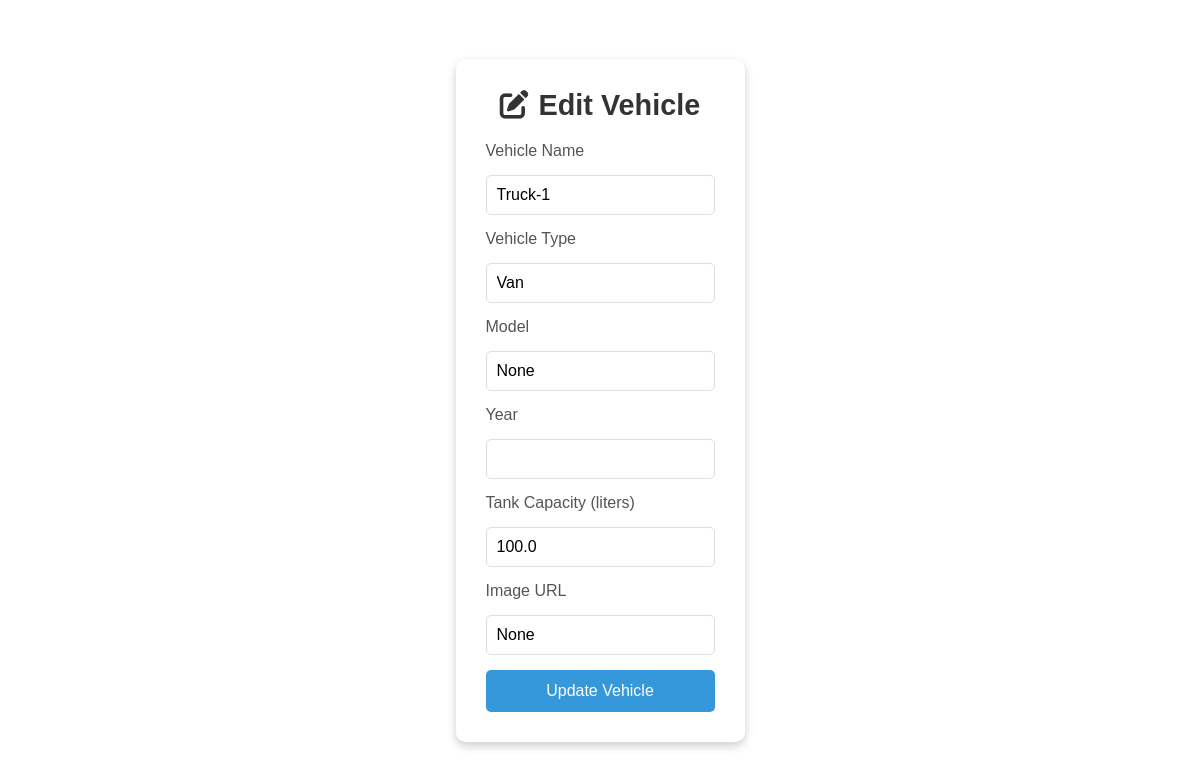
The page /edit-vehicle/1 (signed in) on the database its author committed.
### app.py (models this page shows)
class Vehicle(db.Model):
    id = db.Column(db.Integer, primary_key=True)
    name = db.Column(db.String(80), nullable=False)
    vehicle_type = db.Column(db.String(50), nullable=False, default='Truck')  # New field
    model = db.Column(db.String(100))  # New field
    year = db.Column(db.Integer)  # New field
    current_location = db.Column(db.String(200))
    latitude = db.Column(db.Float)
    longitude = db.Column(db.Float)
    fuel_level = db.Column(db.Float, default=100.0)
    status = db.Column(db.String(50), default='active')
    last_maintenance = db.Column(db.DateTime)
    tank_capacity = db.Column(db.Float, default=100.0)
    maintenance_records = db.relationship('MaintenanceRecord', backref='vehicle', lazy=True)
    fuel_records = db.relationship('FuelRecord', backref='vehicle', lazy=True)
    created_at = db.Column(db.DateTime, default=datetime.utcnow)
    updated_at = db.Column(db.DateTime, default=datetime.utcnow, onupdate=datetime.utcnow)
    image_url = db.Column(db.String(500))  # New field for vehicle image

### app.py (the view, shortened to what this page needs)
@app.route('/edit-vehicle/<int:id>', methods=['GET', 'POST'])
@login_required
def edit_vehicle(id):
    vehicle = Vehicle.query.get_or_404(id)
    current_year = datetime.utcnow().year
    return render_template('edit_vehicle.html', vehicle=vehicle, current_year=current_year)

### app.py (called while the page is built)
@login_manager.user_loader
def load_user(user_id):
    return User.query.get(int(user_id))

### templates/edit_vehicle.html (shortened to what this page needs)
<!DOCTYPE html>
<html lang="en">
<head>
    <link rel="stylesheet" href="{{ url_for('static', filename='css/edit_vehicle.css') }}">
    <link rel="stylesheet" href="https://cdnjs.cloudflare.com/ajax/libs/font-awesome/6.4.0/css/all.min.css"/>
</head>
<body>
<div class="edit-vehicle-container">
    <div class="form-wrapper">
        <h2 class="title"><i class="fa-solid fa-pen-to-square"></i> Edit Vehicle</h2>
        <form method="POST" class="edit-vehicle-form">
            <label for="name">Vehicle Name</label>
            <input type="text" id="name" name="name" value="{{ vehicle.name }}" required>
            <label for="vehicle_type">Vehicle Type</label>
            <input type="text" id="vehicle_type" name="vehicle_type" value="{{ vehicle.vehicle_type }}" required>
            <label for="model">Model</label>
            <input type="text" id="model" name="model" value="{{ vehicle.model }}" required>
            <label for="year">Year</label>
            <input type="number" id="year" name="year" value="{{ vehicle.year }}" required min="1900" max="{{ current_year }}">
            <label for="tank_capacity">Tank Capacity (liters)</label>
            <input type="number" id="tank_capacity" name="tank_capacity" value="{{ vehicle.tank_capacity }}" required>
            <label for="image_url">Image URL</label>
            <input type="url" id="image_url" name="image_url" value="{{ vehicle.image_url }}" required>
            <button type="submit" class="btn">Update Vehicle</button>
        </form>
    </div>
</div>
</body>
</html>

### static/css/edit_vehicle.css (style rules this page uses)
* { margin: 0; padding: 0; box-sizing: border-box; }
body { font-family: Arial, sans-serif; background: url('../images/general-bg.jpg') no-repeat center center fixed; background-size: cover; height: 100vh; display: flex; justify-content: center; align-items: center; }
.form-wrapper { background: rgba(255, 255, 255, 0.5); backdrop-filter: blur(10px); -webkit-backdrop-filter: blur(10px); border-radius: 10px; padding: 30px; width: 100%; max-width: 800px; box-shadow: 0 4px 10px rgba(0, 0, 0, 0.2); text-align: center; }
.title { font-size: 1.8rem; margin-bottom: 20px; color: #333; display: flex; align-items: center; justify-content: center; gap: 10px; }
.edit-vehicle-form { display: flex; flex-direction: column; gap: 15px; }
.edit-vehicle-form label { font-size: 1rem; color: #555; text-align: left; }
.edit-vehicle-form input { padding: 10px; font-size: 1rem; border: 1px solid #ddd; border-radius: 5px; transition: all 0.3s ease; }
.edit-vehicle-form .btn { background-color: #3498db; color: white; border: none; padding: 12px; font-size: 1rem; border-radius: 5px; cursor: pointer; transition: background-color 0.3s ease; }

### rows shown on the page
Vehicle: name "Truck-1", vehicle_type "Van", model "None", tank_capacity "100.0", image_url "None"
